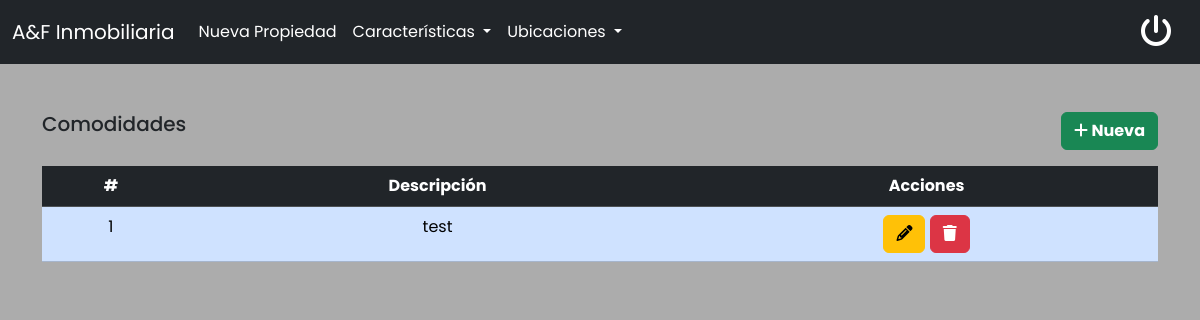
The app's page /admin/comodidades.php (signed in), older data.
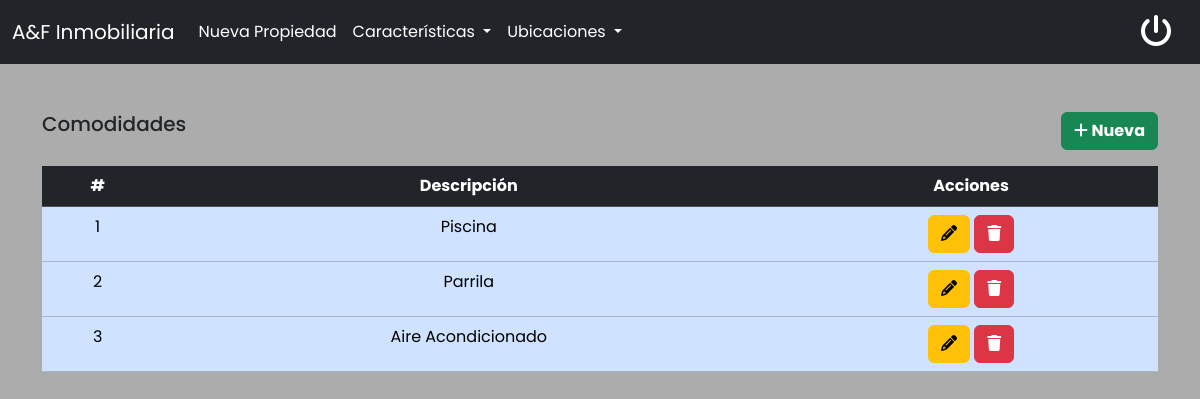
The same page, newer data.
### tables this page shows
CREATE TABLE `comodidades` (
  `id` int(11) NOT NULL,
  `descripcion` varchar(255) DEFAULT NULL,
  `deleted_at` timestamp NULL DEFAULT NULL
);

### src/models/comodidades.php (called while the page is built, shortened)
<?php
class Comodidades
{
  private $conexion;
  public function __construct($conexion)
  {
    $this->conexion = $conexion;
  }
  public function getComodidades($all = false)
  {
    $query = "SELECT * FROM comodidades";
    if (!$all) {
      $query .= ' WHERE deleted_at is null';
    }
    $resultado = $this->conexion->prepare($query);
    $resultado->execute();
    return $resultado->fetchAll(PDO::FETCH_ASSOC);
  }
}

### admin/comodidades.php (the view, shortened to what this page needs)
<?php
include_once '../src/db/conn.php';
include_once '../src/models/comodidades.php';
$conexion = Conexion::conectar();
$comodidadesModel = new Comodidades($conexion);
$comodidades = $comodidadesModel->getComodidades(false);
?>
<!DOCTYPE html>
<html lang="en">
<head>
  <link href="https://cdn.jsdelivr.net/npm/bootstrap@5.3.3/dist/css/bootstrap.min.css" rel="stylesheet">
  <link rel="stylesheet" href="../assets/css/styles.css">
  <link rel="stylesheet" href="https://cdnjs.cloudflare.com/ajax/libs/font-awesome/6.5.1/css/all.min.css" />
  <link href="https://cdnjs.cloudflare.com/ajax/libs/font-awesome/6.1.1/css/all.min.css" rel="stylesheet">
</head>
<body class="bg-grays-color">
  <div class="container vh-100 mt-5">
    <div class="d-flex mt-5 justify-content-between mb-3">
      <h5>Comodidades</h5>
      <button class="btn btn-success fw-bold" id="agregarComodidad"><i class="fa fa-plus"></i> Nueva</button>
    </div>
    <table class="table table-primary">
      <thead class="table-dark">
        <tr>
          <th class="text-center">#</th>
          <th class="text-center">Descripción</th>
          <th class="text-center">Acciones</th>
        </tr>
      </thead>
      <tbody>
        <?php foreach ($comodidades as $comodidad) :
          echo '<tr>
                  <td class="text-center">' . $comodidad['id'] . '</th>
                  <td class="text-center">' . $comodidad['descripcion'] . '</th>';
          if ($comodidad['deleted_at'] == null) {
            echo '
                  <td class="text-center">
                    <button class="btn btn-warning" title="Editar" type="button" id="editarComodidad">
                      <i class="fa fa-pencil"></i>
                    </button>
                    <button class="btn btn-danger" title="Eliminar" type="button" onclick="borrarComodidad(' . $comodidad['id'] . ')">
                      <i class="fa fa-trash"></i>
                    </button>
                  </td>';
          } else {
            echo '<td class="text-center">
                    <button class="btn btn-success" title="Reactivar" type="button" onclick="restaurarComodidad(' . $comodidad['id'] . ')">
                      <i class="fa fa-undo"></i>
                    </button>
                  </td>';
          };
          echo '</tr>';
        endforeach;
        ?>
      </tbody>
    </table>
  </div>
</body>

Row changes from the older to the newer data that the page shows:
changed comodidades id 1: descripcion "test" → "Piscina"
added comodidades: id "2", descripcion "Parrila"
added comodidades: id "3", descripcion "Aire Acondicionado"
